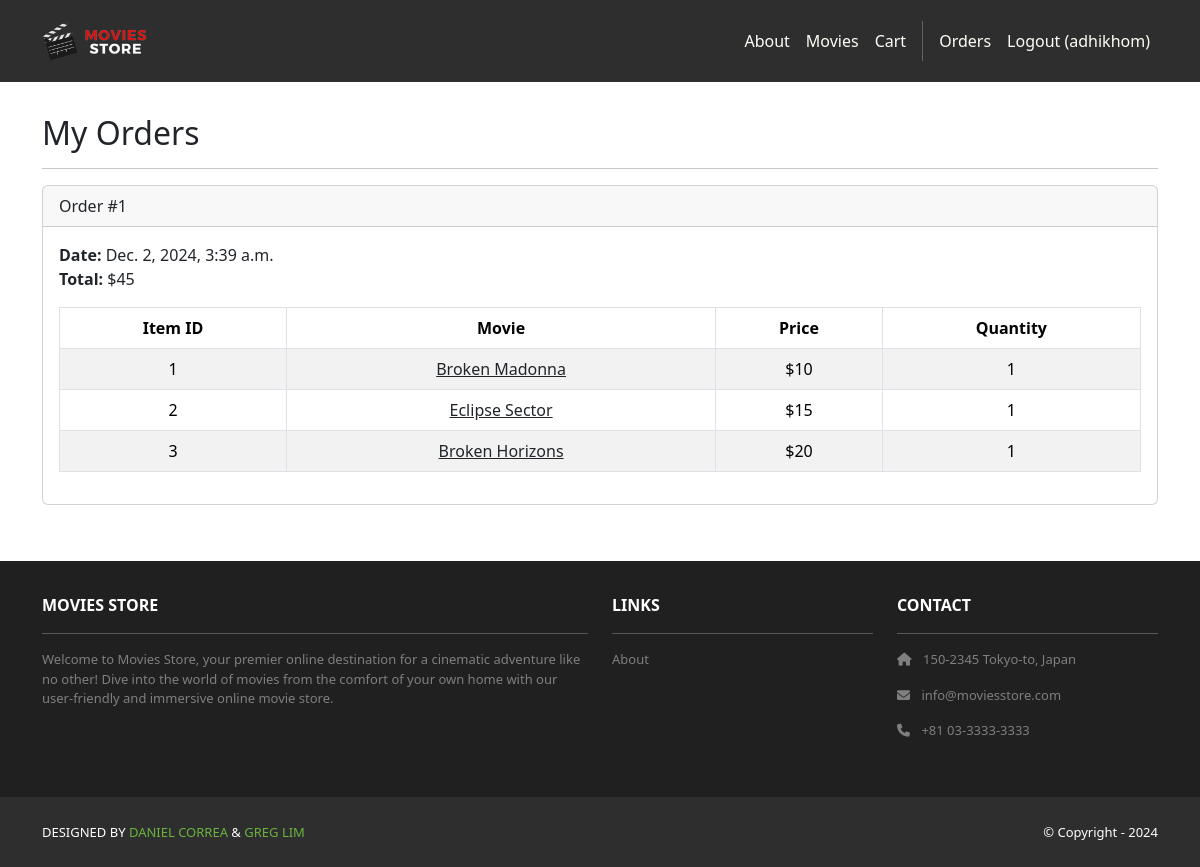
Page /accounts/orders/ (signed in) on the committed database.
### cart/models.py (models this page shows, shortened)
class Order(models.Model):
    id = models.AutoField(primary_key=True)
    total = models.IntegerField()
    date = models.DateTimeField(auto_now_add=True)
    user = models.ForeignKey(User, on_delete=models.CASCADE)

class Item(models.Model):
    id = models.AutoField(primary_key=True)
    price = models.IntegerField()
    quantity = models.IntegerField()
    order = models.ForeignKey(Order, on_delete=models.CASCADE)
    movie = models.ForeignKey(Movie, on_delete=models.CASCADE)

### movies/models.py (models this page shows, shortened)
class Movie(models.Model):
    id = models.AutoField(primary_key=True)
    name = models.CharField(max_length=255)
    price = models.IntegerField()
    description = models.TextField()
    image = models.ImageField(upload_to='movie_images/')

### accounts/views.py (the view)
# urls.py: path('orders/', views.orders, name='accounts.orders'),
@login_required
def orders(request):
    template_data = {'title': 'Orders', 'orders': request.user.order_set.all()}
    return render(request, 'accounts/orders.html', {'template_data': template_data})

### accounts/templates/accounts/orders.html
{% extends 'base.html' %}
{% block content %}
<div class="p-3">
  <div class="container">
    <div class="row mt-3">
      <div class="col mx-auto mb-3">
        <h2>My Orders</h2>
        <hr />
        {% for order in template_data.orders %}
        <div class="card mb-4">
          <div class="card-header"> Order #{{ order.id }} </div>
          <div class="card-body">
            <b>Date:</b> {{ order.date }}<br />
            <b>Total:</b> ${{ order.total }}<br />
            <table class="table table-bordered table-striped text-center mt-3">
              <thead>
                <tr>
                  <th scope="col">Item ID</th>
                  <th scope="col">Movie</th>
                  <th scope="col">Price</th>
                  <th scope="col">Quantity</th>
                </tr>
              </thead>
              <tbody>
                {% for item in order.item_set.all %}
                <tr>
                  <td>{{ item.movie.id }}</td>
                  <td>
                    <a class="link-dark" href="{% url 'movies.show' id=item.movie.id %}"> {{ item.movie.name }}</a>
                  </td>
                  <td>${{ item.movie.price }}</td>
                  <td>{{ item.quantity }}</td>
                </tr>
                {% endfor %}
              </tbody>
            </table>
          </div>
        </div>
        {% endfor %}
      </div>
    </div>
  </div>
</div>
{% endblock content %}

### moviesstore/templates/base.html (shortened to what this page needs)
<!DOCTYPE html>
<html>
{% load static %}
  <head>
    <link href=
      "https://cdn.jsdelivr.net/npm/bootstrap@5.3.3/dist/css/bootstrap.min.css" rel="stylesheet">
    <link rel=
      "stylesheet"  href="https://cdnjs.cloudflare.com/ajax/libs/font-awesome/6.1.1/css/all.min.css">
    <link rel="stylesheet" type="text/css" href="{% static 'css/style.css' %}">
  </head>
  <body>
    <nav class="p-3 navbar navbar-dark bg-dark navbar-expand-lg">
      <div class="container">
        <a class="navbar-brand"  href="{% url 'home.index' %}"> <img src="{% static 'img/logo.png' %}" alt="logo" height="40" /></a>
        <div class="collapse navbar-collapse" id="navbarNavAltMarkup">
          <div class="navbar-nav ms-auto navbar-ml">
            <a class="nav-link" href="{% url 'home.about' %}">About</a>
            <a class="nav-link" href="{% url 'movies.index' %}">Movies</a>
            <a class="nav-link" href="{% url 'cart.index' %}">Cart</a>
            {% if user.is_authenticated %}
            <a class="nav-link" href="{% url 'accounts.orders' %}">Orders</a>
            <a class="nav-link" href="{% url 'accounts.logout' %}">Logout ({{ user.username }})</a>
            {% else %}
              <a class="nav-link" href="{% url 'accounts.login' %}">Login</a>
              <a class="nav-link" href="{% url 'accounts.signup' %}">Sign Up</a>
            {% endif %}
          </div>
        </div>
      </div>
    </nav>
    <div>
      {% block content %}
      {% endblock content %}
    </div>
        <section class="p-3 ms-footer d-none d-md-block">
      <div class="container">
        <div class="row mt-3 text-white">
          <div class="col-md-6 col-lg-6 col-xl-6
               mx-auto mb-4">
            <b>MOVIES STORE</b>
            <hr />
            <p>
              Welcome to Movies Store, your premier online destination for a cinematic adventure like no other!
              Dive into the world of movies from the comfort of your own home with our user-friendly
              and immersive online movie store.
            </p>
          </div>
          <div class="col-md-3 col-lg-3 col-xl-3 mx-auto mb-4">
            <b>LINKS</b>
            <hr />
            <p><a class="nav-link" href="{% url 'home.about' %}"> About
            </a></p>
          </div>
          <div class="col-md-3 col-lg-3 col-xl-3 mx-auto mb-4">
            <b>CONTACT</b>
            <hr />
            <p><i class="fas fa-home me-2"></i>
              150-2345 Tokyo-to, Japan</p>
            <p><i class="fas fa-envelope me-2"></i>
              info@moviesstore.com
            </p>
            <p><i class="fas fa-phone me-2"></i>
              +81 03-3333-3333
            </p>
          </div>
        </div>
      </div>
</section>
    <section class="p-3 ms-footer-bottom bg-dark">
      <div class="container d-flex
           justify-content-between">
        <div class="me-5 text-white">
          <span>DESIGNED BY
            <a href="https://www.x.com/danielgarax" target="_blank">DANIEL CORREA</a> &
            <a href="https://www.x.com/greglim81" target="_blank">GREG LIM</a>
          </span>
        </div>
        <div class="text-white">
          <span>© Copyright - 2024</span>
        </div>
      </div>
    </section>
  </body>
</html>

### moviesstore/static/css/style.css (style rules this page uses)
.navbar a.nav-link { color: #FFFEF6 !important; }
.bg-dark { background-color: #2E2E2E !important; }
.ms-footer { background-color: #202020; }
.ms-footer p { color: #7F7F7F; font-size: 13px; }
.ms-footer-bottom span { font-size: 13px; line-height: 38px; }
.ms-footer-bottom a { color: #6ab43e; text-decoration: none; }

### rows in the picture
Order: id "1", date "Dec. 2, 2024, 3:39 a.m.", total "45"
Item: movie.id "1", movie.name "Broken Madonna", movie.price "10", quantity "1"
Item: movie.id "2", movie.name "Eclipse Sector", movie.price "15", quantity "1"
Item: movie.id "3", movie.name "Broken Horizons", movie.price "20", quantity "1"

### other values in the picture
{{ user.username }} "adhikhom"
